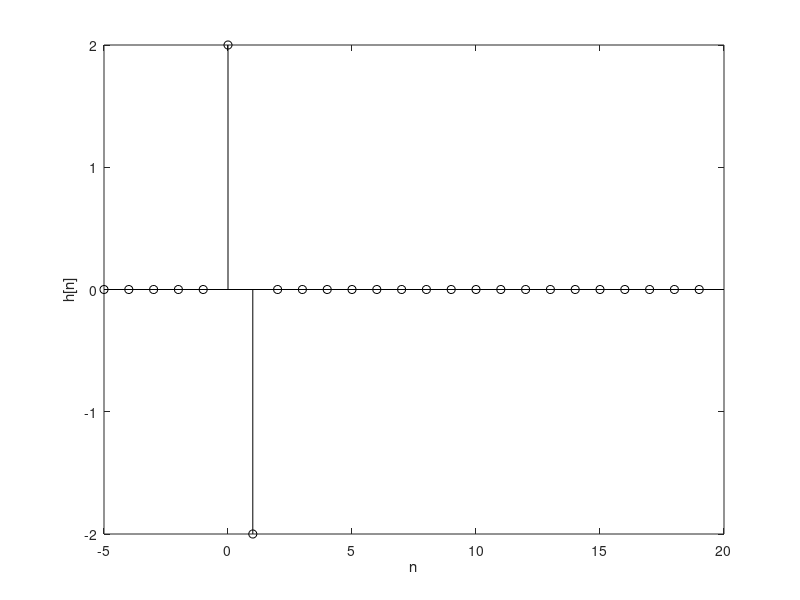

The MATLAB script that drew this image:
n = -5:19;   % Anm: I boken st?r det (0:19), men fr?n -5 ?r l?mpligare
x = inline('n==0');     % = enhetsimpulsen
a = [1 0 0]; b = [2 -2 0];
h = filter(b,a,x(n));
clf; stem(n,h,'k'); xlabel('n'); ylabel('h[n]');
